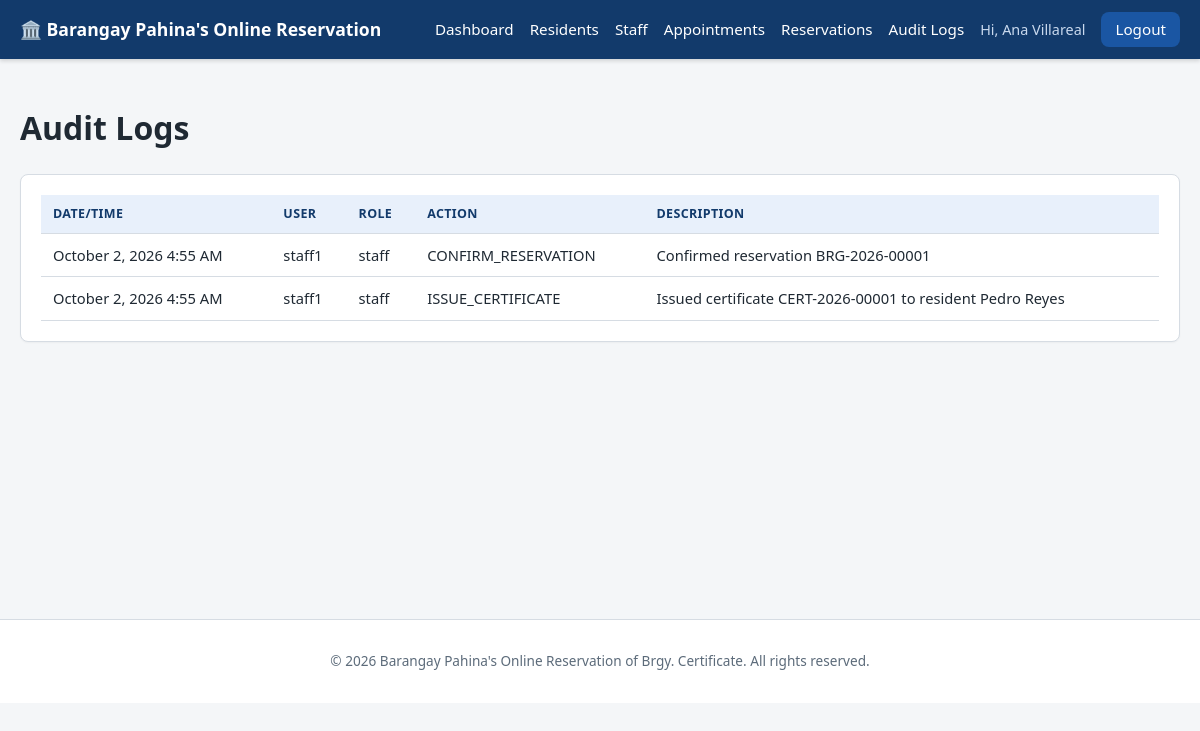
The app's page /admin/audit-logs.php (signed in) with its own data.
### tables this page shows
CREATE TABLE audit_logs (
    id INT AUTO_INCREMENT PRIMARY KEY,
    user_id INT DEFAULT NULL,
    action VARCHAR(100) NOT NULL,
    description VARCHAR(255) DEFAULT NULL,
    created_at DATETIME NOT NULL DEFAULT CURRENT_TIMESTAMP,
    FOREIGN KEY (user_id) REFERENCES users(id) ON DELETE SET NULL
);

CREATE TABLE users (
    id INT AUTO_INCREMENT PRIMARY KEY,
    username VARCHAR(50) NOT NULL UNIQUE,
    email VARCHAR(100) NOT NULL UNIQUE,
    password VARCHAR(255) NOT NULL,      
    role ENUM('resident','staff','admin') NOT NULL DEFAULT 'resident',
    status ENUM('active','disabled') NOT NULL DEFAULT 'active',
    created_at DATETIME NOT NULL DEFAULT CURRENT_TIMESTAMP,
    updated_at DATETIME NOT NULL DEFAULT CURRENT_TIMESTAMP ON UPDATE CURRENT_TIMESTAMP,
    INDEX idx_email (email),
    INDEX idx_username (username)
);

### includes/functions.php (called while the page is built, shortened)
<?php
function h(?string $value): string
{
    return htmlspecialchars($value ?? '', ENT_QUOTES, 'UTF-8');
}
function formatDateTime(?string $dt): string
{
    $ts = strtotime($dt);
    return $ts ? date('F j, Y g:i A', $ts) : $dt;
}

### admin/audit-logs.php (the view, shortened to what this page needs)
<?php
require_once __DIR__ . '/../config/database.php';
require_once __DIR__ . '/../includes/functions.php';
$stmt = $pdo->query(
    "SELECT a.*, u.username, u.role
     FROM audit_logs a LEFT JOIN users u ON u.id = a.user_id
     ORDER BY a.created_at DESC LIMIT 300"
);
$logs = $stmt->fetchAll();
require_once __DIR__ . '/../includes/header.php';
?>
<h1>Audit Logs</h1>
<div class="card">
    <div class="table-wrapper">
        <table>
            <thead><tr><th>Date/Time</th><th>User</th><th>Role</th><th>Action</th><th>Description</th></tr></thead>
            <tbody>
            <?php foreach ($logs as $log): ?>
                <tr>
                    <td><?= formatDateTime($log['created_at']) ?></td>
                    <td><?= h($log['username'] ?? 'System') ?></td>
                    <td><?= h($log['role'] ?? '-') ?></td>
                    <td><?= h($log['action']) ?></td>
                    <td><?= h($log['description']) ?></td>
                </tr>
            <?php endforeach; ?>
            </tbody>
        </table>
    </div>
</div>
<?php require_once __DIR__ . '/../includes/footer.php'; ?>

### css/style.css (style rules this page uses)
:root { --blue-dark: #123a6b; --blue: #1a56a3; --blue-light: #e8f0fb; --gray-light: #f4f6f8; --gray-border: #d6dce3; --text-dark: #1f2933; --text-muted: #5c6b7a; --white: #ffffff; --green: #1e7e34; --yellow: #a86b00; --red: #b02a2a; --radius: 8px; }
* { box-sizing: border-box; }
body { margin: 0; font-family: "Segoe UI", Arial, Helvetica, sans-serif; background: var(--gray-light); color: var(--text-dark); line-height: 1.5; }
.card { background: var(--white); border: 1px solid var(--gray-border); border-radius: var(--radius); padding: 20px; margin-bottom: 20px; box-shadow: 0 1px 2px rgba(0,0,0,0.04); }
.page-container table { width: 100%; border-collapse: collapse; background: var(--white); }
.page-container th, .page-container td { text-align: left; padding: 10px 12px; border-bottom: 1px solid var(--gray-border); font-size: 0.92rem; }
.page-container th { background: var(--blue-light); color: var(--blue-dark); text-transform: uppercase; font-size: 0.78rem; letter-spacing: 0.03em; }
.table-wrapper { overflow-x: auto; }

### records on screen
audit_logs: created_at "October 2, 2026 4:55 AM", user.username "staff1", user.role "staff", action "CONFIRM_RESERVATION", description "Confirmed reservation BRG-2026-00001"
audit_logs: created_at "October 2, 2026 4:55 AM", user.username "staff1", user.role "staff", action "ISSUE_CERTIFICATE", description "Issued certificate CERT-2026-00001 to resident Pedro Reyes"

### other values on screen
$_SESSION['display_name'] "Ana Villareal"
